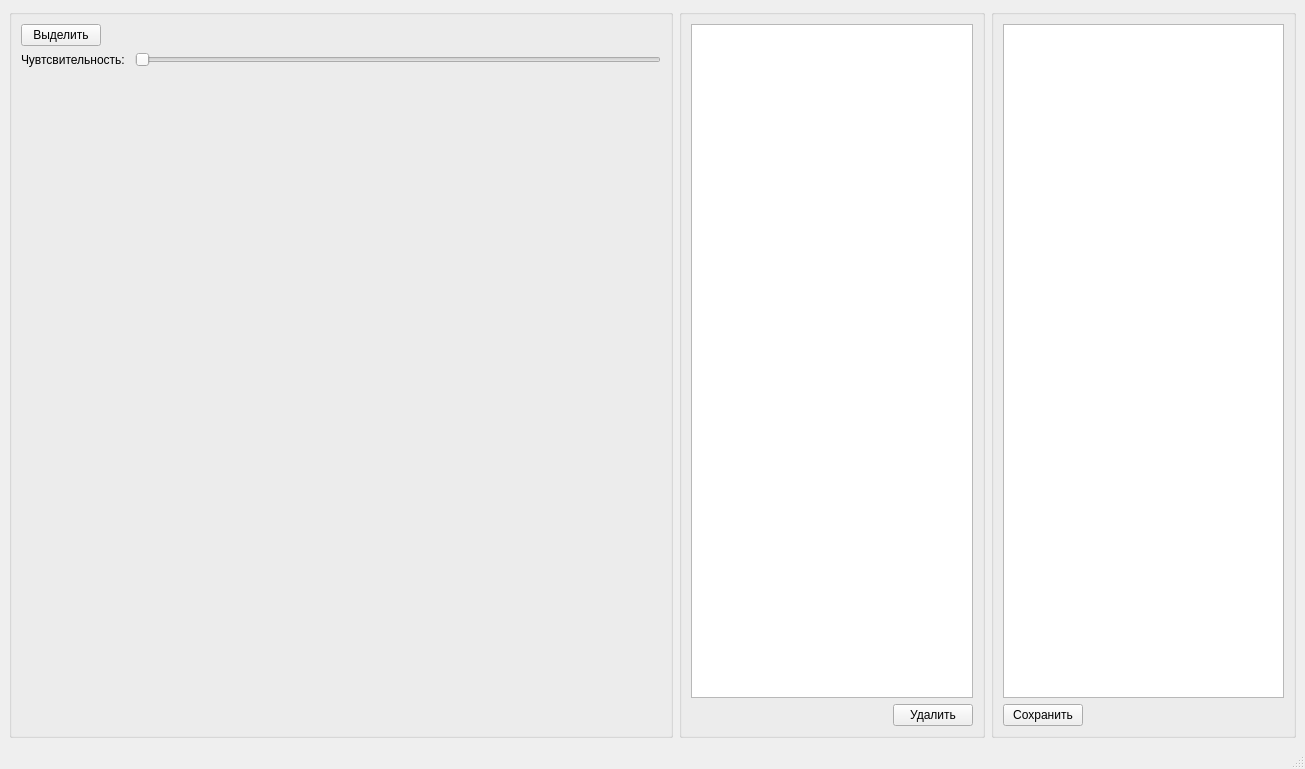
<?xml version="1.0" encoding="UTF-8"?>
<ui version="4.0">
 <class>MainWindow</class>
 <widget class="QMainWindow" name="MainWindow">
  <property name="geometry">
   <rect>
    <x>0</x>
    <y>0</y>
    <width>1305</width>
    <height>769</height>
   </rect>
  </property>
  <property name="windowTitle">
   <string>MainWindow</string>
  </property>
  <widget class="QWidget" name="centralwidget">
   <layout class="QHBoxLayout" name="horizontalLayout_7">
    <item>
     <widget class="QGroupBox" name="groupBox">
      <property name="title">
       <string/>
      </property>
      <layout class="QVBoxLayout" name="verticalLayout_4">
       <item>
        <layout class="QVBoxLayout" name="verticalLayout_3">
         <item>
          <layout class="QHBoxLayout" name="horizontalLayout_5">
           <item>
            <widget class="QPushButton" name="selectBtn">
             <property name="text">
              <string>Выделить</string>
             </property>
            </widget>
           </item>
           <item>
            <spacer name="horizontalSpacer_4">
             <property name="orientation">
              <enum>Qt::Horizontal</enum>
             </property>
             <property name="sizeHint" stdset="0">
              <size>
               <width>40</width>
               <height>20</height>
              </size>
             </property>
            </spacer>
           </item>
          </layout>
         </item>
         <item>
          <layout class="QHBoxLayout" name="horizontalLayout_4">
           <item>
            <widget class="QLabel" name="label_2">
             <property name="text">
              <string>Чувтсвительность: </string>
             </property>
            </widget>
           </item>
           <item>
            <widget class="QSlider" name="thresholdSlider">
             <property name="minimumSize">
              <size>
               <width>320</width>
               <height>0</height>
              </size>
             </property>
             <property name="orientation">
              <enum>Qt::Horizontal</enum>
             </property>
            </widget>
           </item>
          </layout>
         </item>
        </layout>
       </item>
       <item>
        <widget class="QLabel" name="video">
         <property name="minimumSize">
          <size>
           <width>640</width>
           <height>480</height>
          </size>
         </property>
         <property name="text">
          <string/>
         </property>
        </widget>
       </item>
      </layout>
     </widget>
    </item>
    <item>
     <widget class="QGroupBox" name="groupBox_2">
      <property name="title">
       <string/>
      </property>
      <layout class="QVBoxLayout" name="verticalLayout_2">
       <item>
        <widget class="QTableWidget" name="tableWidget"/>
       </item>
       <item>
        <layout class="QHBoxLayout" name="horizontalLayout_2">
         <item>
          <spacer name="horizontalSpacer_2">
           <property name="orientation">
            <enum>Qt::Horizontal</enum>
           </property>
           <property name="sizeHint" stdset="0">
            <size>
             <width>40</width>
             <height>20</height>
            </size>
           </property>
          </spacer>
         </item>
         <item>
          <widget class="QPushButton" name="deleteBtn">
           <property name="text">
            <string>Удалить</string>
           </property>
          </widget>
         </item>
        </layout>
       </item>
      </layout>
     </widget>
    </item>
    <item>
     <widget class="QGroupBox" name="groupBox_3">
      <property name="title">
       <string/>
      </property>
      <layout class="QVBoxLayout" name="verticalLayout">
       <item>
        <widget class="QTextEdit" name="textEdit"/>
       </item>
       <item>
        <layout class="QHBoxLayout" name="horizontalLayout">
         <item>
          <widget class="QPushButton" name="saveTextBtn">
           <property name="text">
            <string>Сохранить</string>
           </property>
          </widget>
         </item>
         <item>
          <spacer name="horizontalSpacer">
           <property name="orientation">
            <enum>Qt::Horizontal</enum>
           </property>
           <property name="sizeHint" stdset="0">
            <size>
             <width>40</width>
             <height>20</height>
            </size>
           </property>
          </spacer>
         </item>
        </layout>
       </item>
      </layout>
     </widget>
    </item>
   </layout>
  </widget>
  <widget class="QStatusBar" name="statusbar"/>
 </widget>
 <resources/>
 <connections/>
</ui>
